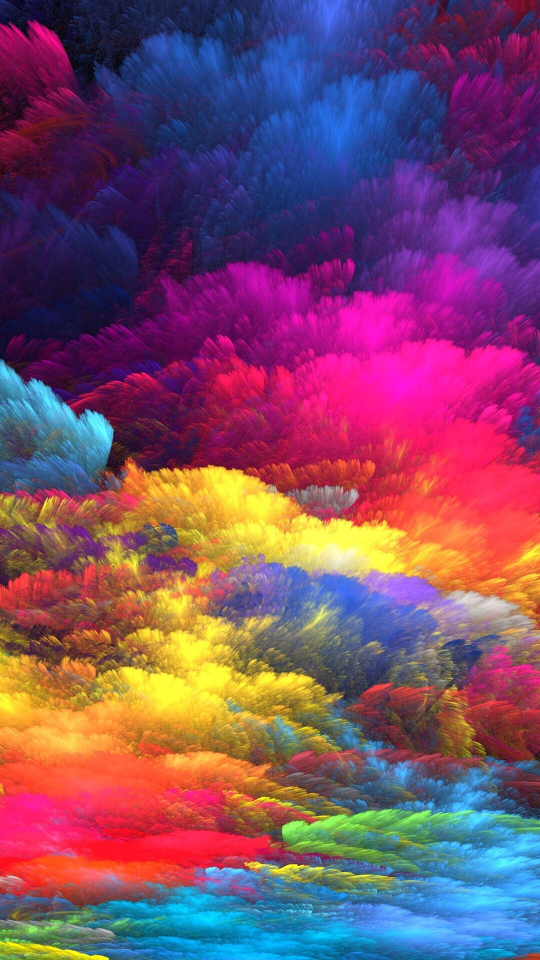
#> input picture img.jpg, 1080 x 1920 px (shown at 1/2 size)
$ jupyter execute 'Color Identification.ipynb'
#> lines starting #> are read from the running program, lines starting #| are printed output that depends on the picture
# Name: Ahmed Mohamed Makram

# Task 2 : Color Identification

# Institute name :THE SPARKS FOUNDATION

[cell 1]
#imports
#cv2 (opencv) for image processing
#pandas for dealing with dataset
import cv2
import pandas as pd

[cell 2]
#read the dataset
df = pd.read_csv('colors.csv')
#> (reads colors.csv from the repository)
#show sample of the dataset
df.head()
#color.csv contains color , color name ,hex values and [R , G , B] values of the color

[cell 3]
#idx list contains the new names of the columns in the color dataset
idx = ['color', 'color_name', 'hex_value', 'R', 'G', 'B']
#change the names of the columns in dataset
df = pd.read_csv('colors.csv', names=idx)
df

[cell 4]
isClicked = False
r = g = b = x_pos = y_pos = 0

# Define Draw Function

[cell 5]
#Draw Function
  #Draw function works with the callback function "setMouseCallback"
  #input : event , x ,y ,flag , parameters("setMouseCallback" outputs)
  # mouse event is "left button double click"
  #when event occurs the the pixel value is assigned to be passed ...
  #to the "match_image_by_color" function to get the pixel color
def draw(event, x, y, flags, parameters):
    if event == cv2.EVENT_LBUTTONDBLCLK:
        global isClicked, r, g, b, x_pos, y_pos
        isClicked = True
        x_pos = x
        y_pos = y
        b, g, r = img[y, x]
        r = int(r)
        g = int(g)
        b = int(b)

# get the color name

[cell 6]
#input  : RGB pixel values
#output : the aprroximate color from the dataset .
#         minimum difference between the pixel  ...
#         RGB values and the colors in the dataset .
def match_image_by_color(R, G, B):
    minimum = 1e5
    for i in range(len(df)):
        diff = abs(R-int(df.loc[i, 'R']))+abs(G-int(df.loc[i, 'G']))+abs(B-int(df.loc[i, 'B']))
        if diff<=minimum:
            minimum = diff
            color_name = df.loc[i, 'color_name']
    return color_name

# Read The image

[cell 7]
img = cv2.imread('img.jpg')
#> img is the input picture: shape (1920, 1080, 3); mean B, G, R 104, 76.7, 124.3
img = cv2.resize(img, (800,600))
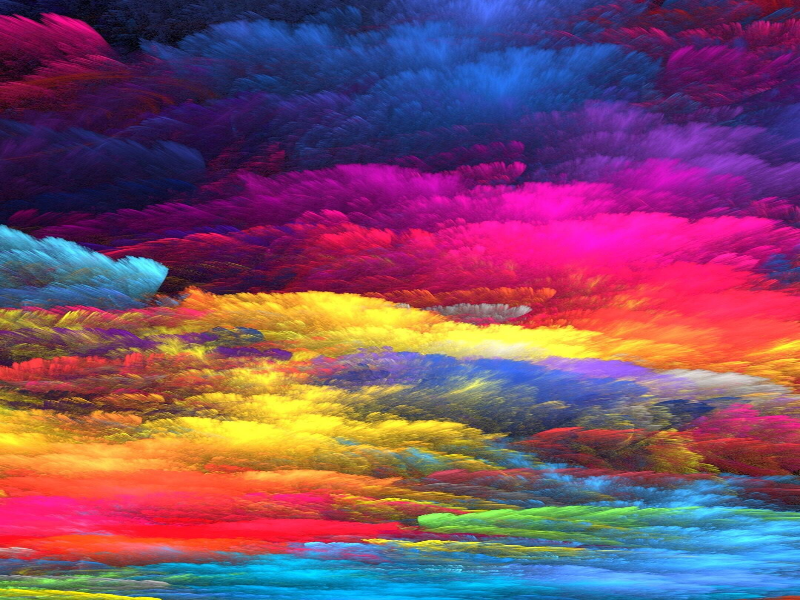
#> img: shape (600, 800, 3); mean B, G, R 103.9, 76.6, 124.2

[cell 8]
#create window with name 'image'
cv2.namedWindow('image')

#setMouseCallback : Callback function for mouse events.
cv2.setMouseCallback('image', draw)

#go through infinite loop
 #if event occured
    #1-create rectangle paced in (20,20), (600,60) co_ordinates
    #2-create text containing color name and RGB values
    #3-put the text into the colored ractangle inside the image
    #4-if the pixel is white put the text black
    #5-if escape button is pressed exit the loop and close all windows
while True:
    cv2.imshow('image', img)
    if isClicked:
        cv2.rectangle(img, (20,20), (600,60), (b,g,r), -1)
        txt = match_image_by_color(r,g,b) + ' R=' + str(r) + ' G=' + str(g) + ' B=' + str(b)
        cv2.putText(img, txt, (50,50), 2,0.8, (255,255,255),2,cv2.LINE_AA)
        if r+g+b >=600:
            cv2.putText(img, txt, (50,50), 2,0.8, (0,0,0),2,cv2.LINE_AA)
    if cv2.waitKey(20) & 0xFF == 27:
#> (key Esc is pressed here)
